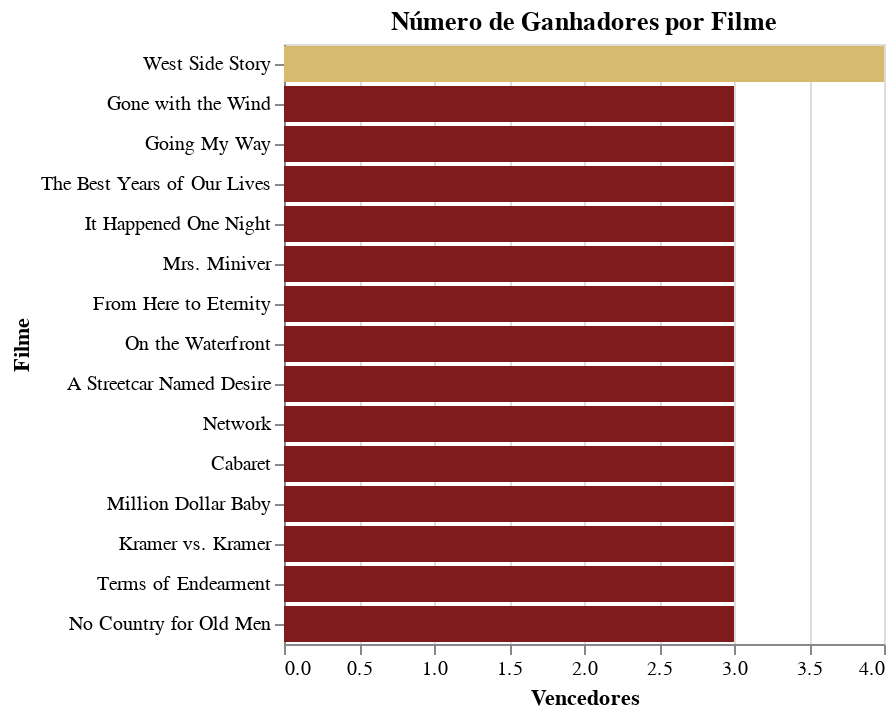

Notebook code for this chart:
### Markdown cell above
Faremos o mesmo para colorir o top 10 dos filmes:

### Code cell
top10_movies.encode(
    color = alt.condition(alt.datum.Filme == 'West Side Story', 
                                alt.ColorValue('#D6BB6E'), 
                                alt.ColorValue('#801B1D'))
)

### Figure 1 — Vega-Lite specification as saved in the notebook (floating-point values rounded to 4 significant figures; data arrays with more than 128 entries replaced by an {"elided": "..."} marker saying what was removed)
{"config": {"view": {"continuousWidth": 300, "continuousHeight": 300}}, "data": {"name": "data-06d1c38db22666009ebb04f092631739"}, "mark": {"type": "bar"}, "encoding": {"color": {"condition": {"test": "(datum.Filme === 'West Side Story')", "value": "#D6BB6E"}, "value": "#801B1D"}, "x": {"field": "Vencedores", "type": "quantitative"}, "y": {"field": "Filme", "sort": {"field": "Vencedores", "op": "max", "order": "descending"}, "type": "nominal"}}, "title": {"text": "Número de Ganhadores por Filme", "anchor": "middle"}, "transform": [{"aggregate": [{"op": "count", "field": "Filme", "as": "Vencedores"}], "groupby": ["Filme"]}, {"window": [{"op": "rank", "field": "", "as": "Rank"}], "sort": [{"field": "Vencedores", "order": "descending"}]}, {"filter": "datum.Rank < 10"}], "$schema": "https://vega.github.io/schema/vega-lite/v5.20.1.json", "datasets": {"data-06d1c38db22666009ebb04f092631739": {"elided": "415 records"}}}
